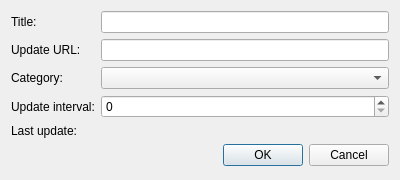
<?xml version="1.0" encoding="UTF-8"?>
<ui version="4.0">
 <class>Otter::ContentFilteringProfileDialog</class>
 <widget class="QDialog" name="Otter::ContentFilteringProfileDialog">
  <property name="geometry">
   <rect>
    <x>0</x>
    <y>0</y>
    <width>400</width>
    <height>180</height>
   </rect>
  </property>
  <property name="windowTitle">
   <string>Profile Settings</string>
  </property>
  <layout class="QFormLayout" name="formLayout">
   <item row="0" column="0">
    <widget class="QLabel" name="titleLabel">
     <property name="text">
      <string>Title:</string>
     </property>
    </widget>
   </item>
   <item row="0" column="1">
    <widget class="QLineEdit" name="titleEdit"/>
   </item>
   <item row="1" column="0">
    <widget class="QLabel" name="updateUrlLabel">
     <property name="text">
      <string>Update URL:</string>
     </property>
    </widget>
   </item>
   <item row="1" column="1">
    <widget class="QLineEdit" name="updateUrlEdit"/>
   </item>
   <item row="3" column="0">
    <widget class="QLabel" name="updateIntervalLabel">
     <property name="text">
      <string>Update interval:</string>
     </property>
    </widget>
   </item>
   <item row="3" column="1">
    <widget class="QSpinBox" name="updateIntervalSpinBox"/>
   </item>
   <item row="4" column="0">
    <widget class="QLabel" name="lastUpdateLabel">
     <property name="text">
      <string>Last update:</string>
     </property>
    </widget>
   </item>
   <item row="4" column="1">
    <widget class="Otter::TextLabelWidget" name="lastUpdateTextLabel" native="true">
     <property name="enabled">
      <bool>false</bool>
     </property>
    </widget>
   </item>
   <item row="6" column="0" colspan="2">
    <widget class="QDialogButtonBox" name="confirmButtonBox">
     <property name="orientation">
      <enum>Qt::Horizontal</enum>
     </property>
     <property name="standardButtons">
      <set>QDialogButtonBox::Cancel|QDialogButtonBox::Ok</set>
     </property>
    </widget>
   </item>
   <item row="2" column="0">
    <widget class="QLabel" name="categoryLabel">
     <property name="text">
      <string>Category:</string>
     </property>
    </widget>
   </item>
   <item row="2" column="1">
    <widget class="QComboBox" name="categoryComboBox">
     <property name="sizePolicy">
      <sizepolicy hsizetype="Preferred" vsizetype="Fixed">
       <horstretch>0</horstretch>
       <verstretch>0</verstretch>
      </sizepolicy>
     </property>
    </widget>
   </item>
  </layout>
 </widget>
 <customwidgets>
  <customwidget>
   <class>Otter::TextLabelWidget</class>
   <extends>QWidget</extends>
   <header>src/ui/TextLabelWidget.h</header>
  </customwidget>
 </customwidgets>
 <resources/>
 <connections/>
</ui>
